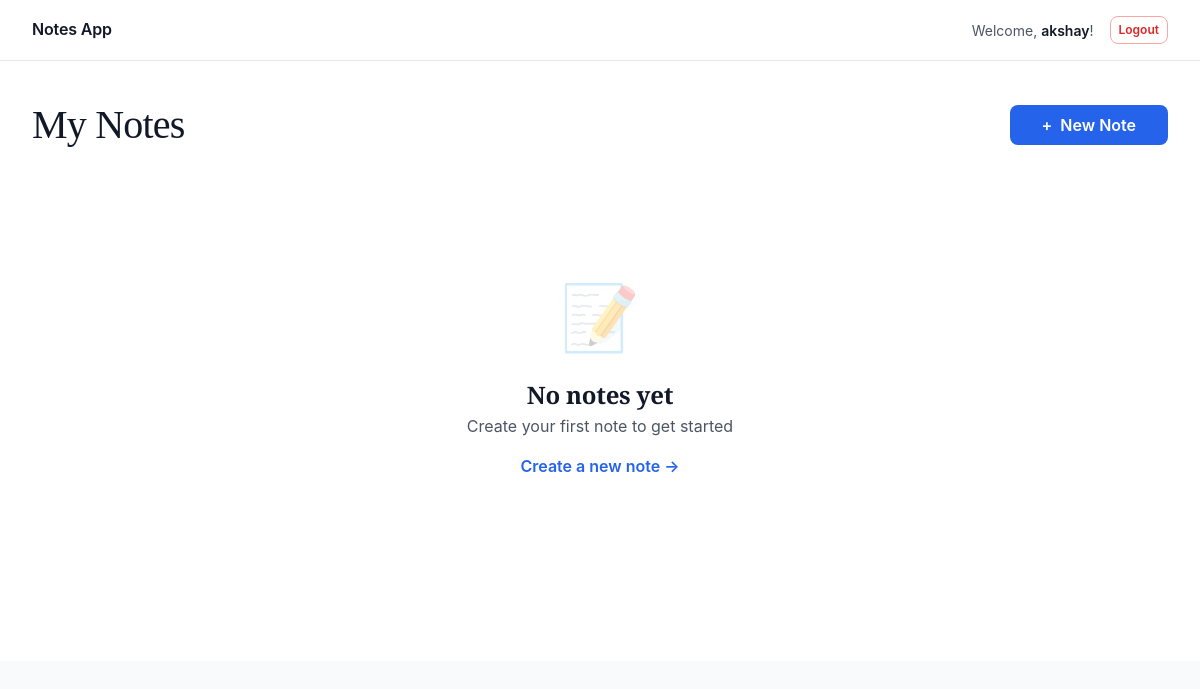
Page /dashboard (signed in) on the earlier database version.
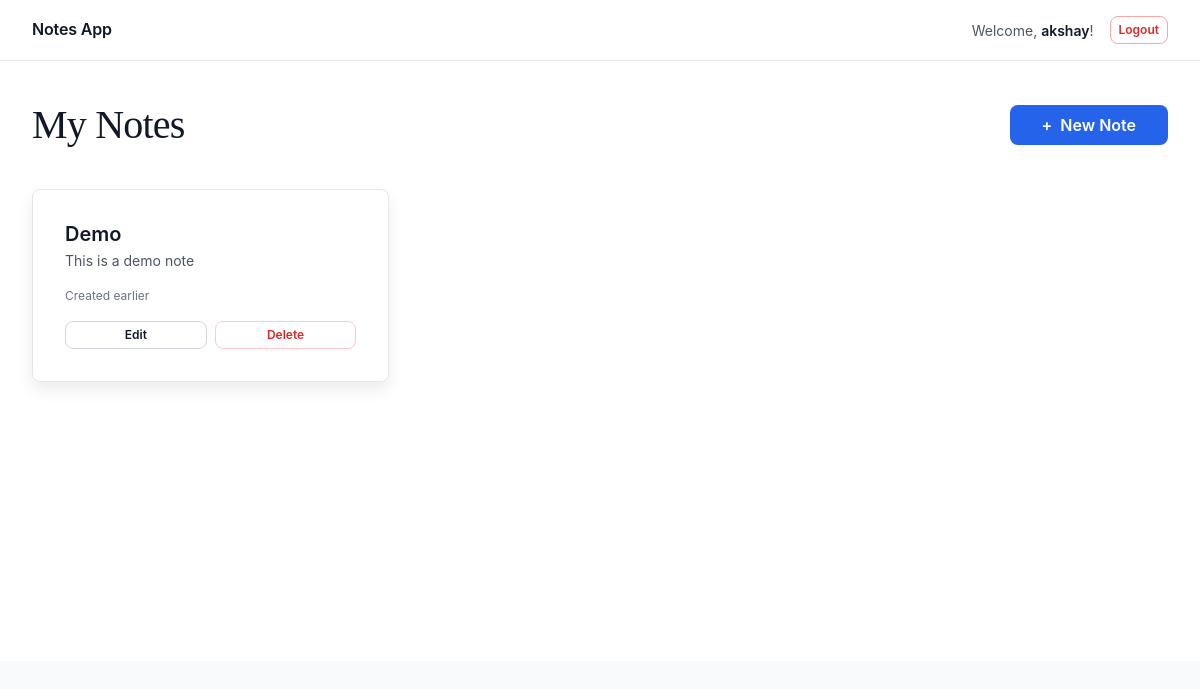
Same page on the later database version.
### app.py (models this page shows)
class Note(db.Model):
    id = db.Column(db.Integer, primary_key=True)
    title = db.Column(db.String(100), nullable=False)
    content = db.Column(db.Text, nullable=False)
    user_id = db.Column(db.Integer, db.ForeignKey('user.id'), nullable=False)

### app.py (the view)
@app.route('/dashboard')
def dashboard():
    if 'user_id' not in session:
        return redirect(url_for('login'))
    user_id = session['user_id']
    notes = Note.query.filter_by(user_id=user_id).all()
    return render_template('dashboard.html', notes=notes, username=session['username'])

### templates/dashboard.html (shortened to what this page needs)
{% extends "base.html" %}
{% block content %}
<div class="dashboard-header">
  <h2>Notes App</h2>
  <div class="header-right">
    <p>Welcome, <strong>{{ username }}</strong>!</p>
    <form method="POST" action="{{ url_for('logout') }}" style="margin: 0;">
      <button type="submit" class="logout-btn">Logout</button>
    </form>
  </div>
</div>
<div class="dashboard-page">
  <div class="dashboard-container">
    <div class="dashboard-header-section">
      <h1>My Notes</h1>
      <a href="{{ url_for('create_note') }}" class="create-button">
        <span>+</span> New Note
      </a>
    </div>
    {% if notes %}
      <div class="notes-grid">
        {% for note in notes %}
          <div class="note-card">
            <h3 class="note-card-title">{{ note.title }}</h3>
            <p class="note-card-preview">{{ note.content }}</p>
            <p class="note-card-meta">
              {% if note.created_at %}
                {{ note.created_at.strftime('%b %d, %Y') if note.created_at else 'No date' }}
              {% else %}
                Created earlier
              {% endif %}
            </p>
            <div class="note-card-actions">
              <a href="{{ url_for('edit_note', note_id=note.id) }}" class="note-btn">
                Edit
              </a>
              <a href="{{ url_for('delete_note', note_id=note.id) }}" class="note-btn note-btn-delete" onclick="return confirm('Are you sure you want to delete this note?')">
                Delete
              </a>
            </div>
          </div>
        {% endfor %}
      </div>
    {% else %}
      <div class="empty-state">
        <div class="empty-state-icon">📝</div>
        <h2>No notes yet</h2>
        <p>Create your first note to get started</p>
        <a href="{{ url_for('create_note') }}" class="empty-state-link">Create a new note →</a>
      </div>
    {% endif %}
  </div>
</div>
{% endblock %}

### templates/base.html (shortened to what this page needs)
<!DOCTYPE html>
<html lang="en">
<head>
    <link rel="stylesheet" href="{{ url_for('static', filename='css/tokens.css') }}">
    <link rel="stylesheet" href="{{ url_for('static', filename='css/typography.css') }}">
    <link rel="stylesheet" href="{{ url_for('static', filename='css/global.css') }}">
    <link rel="stylesheet" href="{{ url_for('static', filename='css/components/buttons.css') }}">
    <link rel="stylesheet" href="{{ url_for('static', filename='css/components/forms.css') }}">
    <link rel="stylesheet" href="{{ url_for('static', filename='css/components/cards.css') }}">
</head>
<body>
    <main class="main-content" role="main">
        {% block content %}{% endblock %}
    </main>
</body>
</html>

### static/css/tokens.css (style rules this page uses)
:root { --color-black: #000000; --color-white: #ffffff; --color-blue-50: #eff6ff; --color-blue-100: #dbeafe; --color-blue-200: #bfdbfe; --color-blue-300: #93c5fd; --color-blue-400: #60a5fa; --color-blue-500: #3b82f6; --color-blue-600: #2563eb; --color-blue-700: #1d4ed8; --color-blue-800: #1e40af; --color-blue-900: #1e3a8a; --color-gray-50: #f9fafb; --color-gray-100: #f3f4f6; --color-gray-200: #e5e7eb; --color-gray-300: #d1d5db; --color-gray-400: #9ca3af; --color-gray-500: #6b7280; --color-gray-600: #4b5563; --color-gray-700: #374151; --color-gray-800: #1f2937; --color-gray-900: #111827; --color-red-50: #fef2f2; --color-red-100: #fee2e2; --color-red-200: #fecaca; --color-red-300: #fca5a5; --color-red-400: #f87171; --color-red-500: #ef4444; --color-red-600: #dc2626; --color-red-700: #b91c1c; --color-red-800: #991b1b; --color-red-900: #7f1d1d; --color-green-50: #f0fdf4; --color-green-100: #dcfce7; --color-green-200: #bbf7d0; --color-green-300: #86efac; --color-green-400: #4ade80; --color-green-500: #22c55e; --color-green-600: #16a34a; --color-green-700: #15803d; --color-green-800: #166534; --color-green-900: #145231; --color-yellow-50: #fffbeb; --color-yellow-100: #fef3c7; --color-yellow-200: #fde68a; --color-yellow-300: #fcd34d; --color-yellow-400: #fbbf24; --color-yellow-500: #f59e0b; --color-yellow-600: #d97706; --color-yellow-700: #b45309; --color-yellow-800: #92400e; --color-yellow-900: #78350f; --text-primary: var(--color-gray-900); --text-secondary: var(--color-gray-600); --text-tertiary: var(--color-gray-500); --text-disabled: var(--color-gray-400); --text-inverse: var(--color-white); --bg-primary: var(--color-white); --bg-secondary: var(--color-gray-50); --bg-tertiary: var(--color-gray-100); --border-primary: var(--color-gray-200); --border-secondary: var(--color-gray-300); --status-success: var(--color-green-600); --status-error: var(--color-red-600); --status-warning: var(--color-yellow-600); --status-info: var(--color-blue-600); --space-0: 0px; --space-100: 2px; --space-200: 4px; --space-300: 8px; --space-350: 12px; --space-400: 16px; --space-450: 24px; --space-500: 32px; --space-600: 40px; --space-700: 80px; --space-800: 120px; --space-900: 160px; --radius-sm: 6px; --radius-md: 8px; --radius-lg: 8px; --radius-pill: 9999px; --border-width-thin: 1px; --border-width-medium: 2px; --border-width-thick: 3px; --shadow-xs: 0px 2px 4px rgba(0, 0, 0, 0.05); --shadow-sm: 0px 2px 4px rgba(0, 0, 0, 0.05); --shadow-md: 0px 8px 16px rgba(0, 0, 0, 0.08); --shadow-lg: 0px 16px 32px rgba(0, 0, 0, 0.1); --shadow-xl: 0px 16px 32px rgba(0, 0, 0, 0.1); --z-dropdown: 100; --z-sticky: 200; --z-fixed: 300; --z-modal-backdrop: 400; --z-modal: 500; --z-popover: 600; --z-tooltip: 700; --z-notification: 800; --motion-duration-fast: 150ms; --motion-duration-medium: 300ms; --motion-duration-slow: 600ms; --motion-easing-in: cubic-bezier(0.4, 0, 1, 1); --motion-easing-out: cubic-bezier(0, 0, 0.2, 1); --motion-easing-in-out: cubic-bezier(0.4, 0, 0.2, 1); --font-serif: 'Roboto Serif', 'Georgia', serif; --font-sans: 'Proxima Nova', '-apple-system', 'BlinkMacSystemFont', 'Segoe UI', 'Roboto', sans-serif; --font-mono: 'Monaco', 'Courier New', monospace; --text-xs: 0.75rem; --text-sm: 0.875rem; --text-base: 1rem; --text-lg: 1.125rem; --text-xl: 1.25rem; --text-2xl: 1.5rem; --text-3xl: 1.875rem; --text-4xl: 2rem; --text-5xl: 2.5rem; --line-height-tight: 1.2; --line-height-normal: 1.5; --line-height-relaxed: 1.75; --line-height-loose: 2; --font-weight-light: 300; --font-weight-normal: 400; --font-weight-medium: 500; --font-weight-semibold: 600; --font-weight-bold: 700; }

### static/css/global.css (style rules this page uses)
* { margin: 0; padding: 0; box-sizing: border-box; }
*::before, *::after { box-sizing: border-box; }
html { -webkit-font-smoothing: antialiased; -moz-osx-font-smoothing: grayscale; scroll-behavior: smooth; }
body { font-family: var(--font-sans); font-size: var(--text-base); font-weight: var(--font-weight-normal); line-height: var(--line-height-normal); color: var(--text-primary); background-color: var(--bg-secondary); overflow-x: hidden; }
main { display: block; }

### static/css/components/forms.css (style rules this page uses)
form { width: 100%; }

Differences in the rows shown:
added Note: title "Demo", content "This is a demo note"
Other differences:
text no longer shown: "📝 No notes yet Create your first note to get started Create a new note →"
